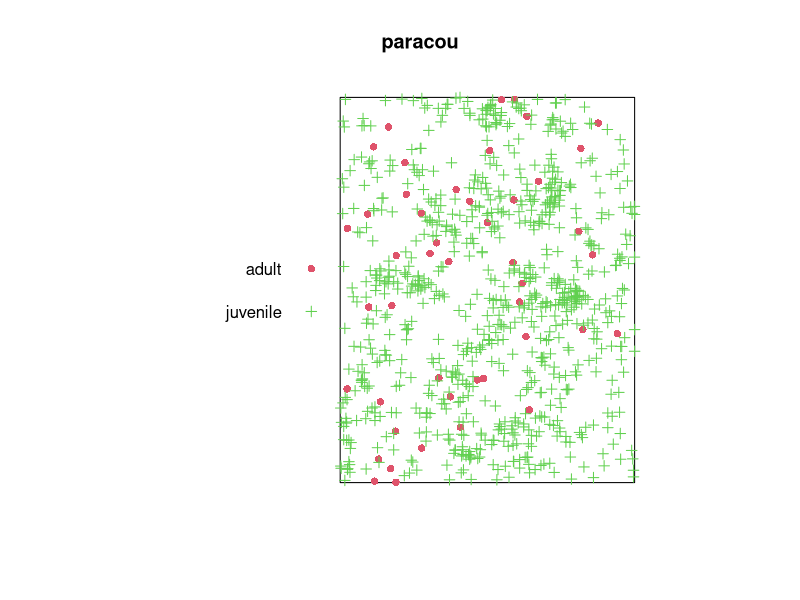

Write R code to recreate this figure.
library(spatstat.data)


### Name: paracou
### Title: Kimboto trees at Paracou, French Guiana
### Aliases: paracou
### Keywords: datasets spatial

### ** Examples

  if(require(spatstat)) {
plot(paracou, cols=2:3, chars=c(16,3))
  }
